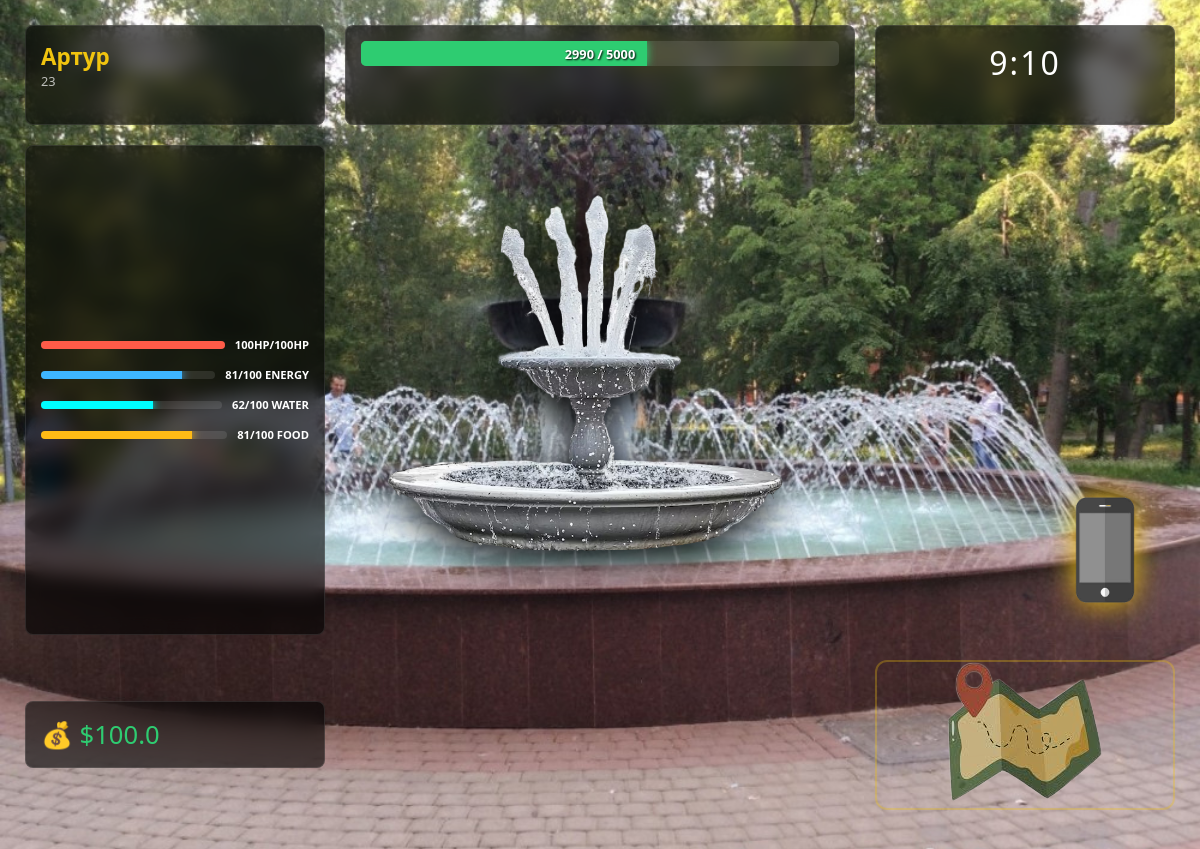
The app's page /park (signed in), older data.
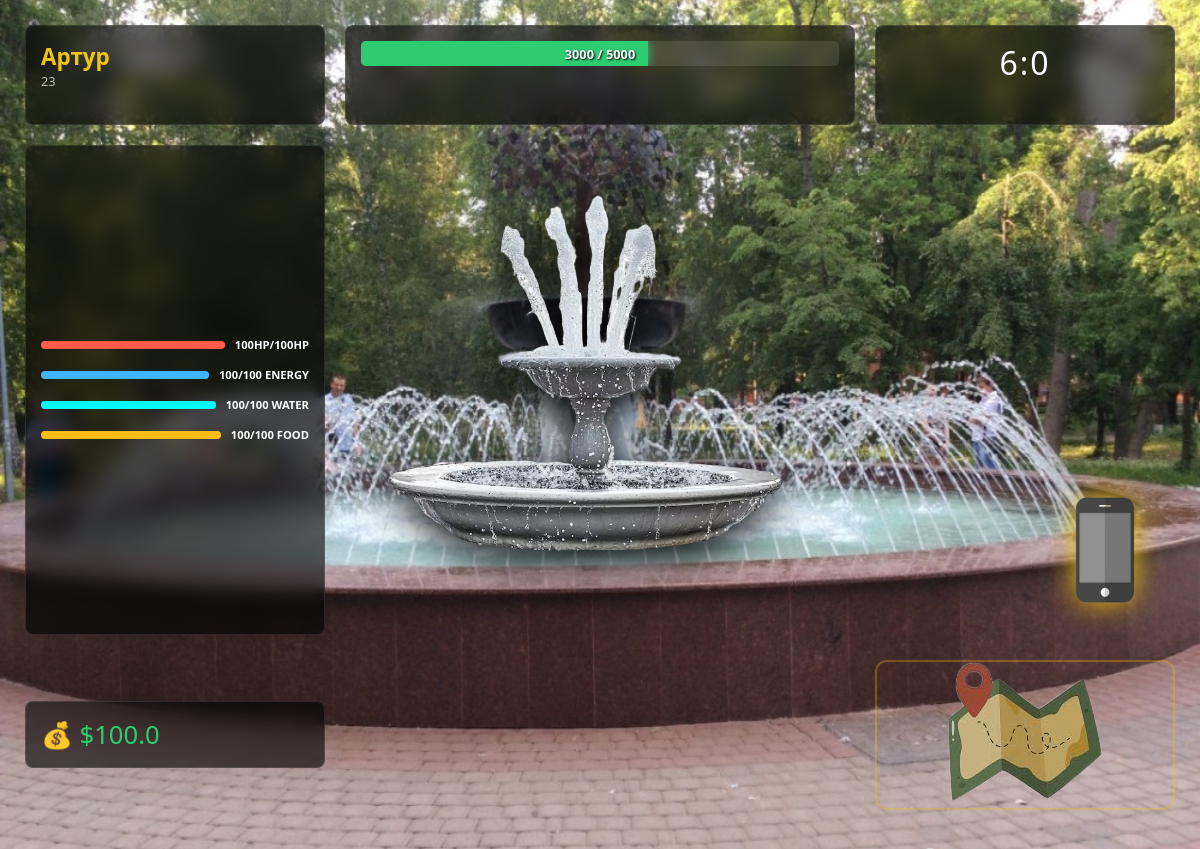
The same page, newer data.
### models.py (models this page shows)
class BaseModel(Model):
    class Meta:
        database = db

class Player(BaseModel):
    avatar = ForeignKeyField(Avatars, backref="players")
    login = CharField(unique=True)
    password = CharField()
    hp = IntegerField(default=100)
    energy = IntegerField(default=100)
    max_hp = IntegerField(default=100)
    max_energy = IntegerField(default=100)
    charisma = IntegerField(default=0)
    charisma_bonus = IntegerField(default=0)
    money = FloatField(default=0)
    glory = IntegerField(default=0)
    xp = IntegerField(default=0)
    xp_bonus = FloatField(default=1)
    age = IntegerField()
    name = CharField()
    location = ForeignKeyField(Locations, backref="players")
    job = ForeignKeyField(Jobs, backref="players", null=True)
    satiety = IntegerField(default=100)
    max_satiety = IntegerField(default=100)
    hydration = IntegerField(default=100)
    max_hydration = IntegerField(default=100)
    time = IntegerField(default=0)
    days = IntegerField(default=0)

### main.py (the view)
@app.route("/park")
def park():
    if session.get("is_auth") != True:
        return redirect("/")
    player = Player.get_or_none(login=session["login"])
    player.location=3
    player.job = None
    player.save()
    hours = player.time // 60
    minutes = player.time % 60
    return render_template("park.html", player=player, hours=hours, minutes=minutes)

### templates/park.html (shortened to what this page needs)
<!doctype html>
<html lang="ru">
  <head>
    <link rel="stylesheet" href="../static/css/park.css" />
  </head>
  <body>
    <div class="parent">
      <div class="NameAgeDiv">
        <div class="NameDiv">{{player.name}}</div>
        <div class="AgeDiv">{{player.age}}</div>
      </div>
      <div class="XP-NextLvl">
        <div class="xp-bar">
          <div id="xp-fill" class="AvailableEx"></div>
          <div class="xp-text">
            <span id="current-xp">{{player.xp}}</span> / <span id="max-xp">5000</span>
          </div>
        </div>
      </div>
      <div class="TimeDiv">
        <span class="HourDiv">{{hours}}</span>:<span class="MinuteDiv">{{minutes}}</span>
      </div>
      <div class="TrailerDiv">
        <div class="trailer-img">
          <img src="../static/img/location-img/park_img.png" alt="Trailer" id="click"/>
        </div>
      </div>
      <div class="stats">
        <div class="stat-row hp">
          <div class="bar"><div id="hp-fill" class="fill"></div></div>
          <span>{{player.hp}}HP/{{player.max_hp}}HP</span>
        </div>
        <div class="stat-row energy">
          <div class="bar"><div id="energy-fill" class="fill"></div></div>
          <span>{{player.energy}}/{{player.max_energy}} ENERGY</span>
        </div>
        <div class="stat-row hydration">
          <div class="bar"><div id="water-fill" class="fill"></div></div>
          <span>{{player.hydration}}/{{player.max_hydration}} WATER</span>
        </div>
        <div class="stat-row satiety">
          <div class="bar"><div id="food-fill" class="fill"></div></div>
          <span>{{player.satiety}}/{{player.max_satiety}} FOOD</span>
        </div>
      </div>
      <div class="MoneyDiv">
        <div class="wallet-img">💰 ${{player.money}}</div>
      </div>
      <div class="PhoneDiv">
        <div class="phone-content">
          <img src="../static/img/phone.png" alt="Phone" />
        </div>
      </div>
      <label for="map-toggle" class="MapDiv">
        <div class="Map-img">
          <img src="../static/img/карта.png" alt="Map" />
        </div>
      </label>
    </div>
  </body>
</html>

Row changes from the older to the newer data that the page shows:
changed Player "Артур": xp "2990" → "3000"; energy "81" → "100"; hydration "62" → "100"; satiety "81" → "100"
Text that changed along with them:
{{ hours }}: "9" → "6"
{{ minutes }}: "10" → "0"
